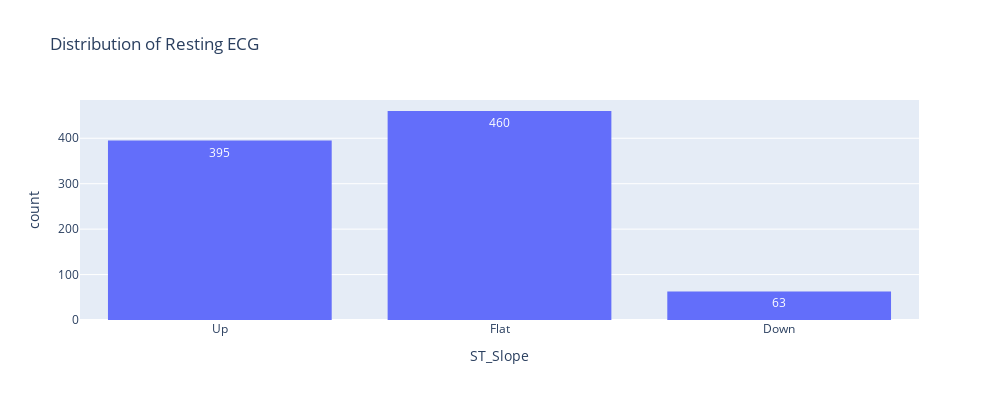

The notebook cell this image was saved under:
### Markdown cell above
Distribution of ST_Slope

### Code cell
fig=px.histogram(df,
                 x='ST_Slope',
                 hover_data = df.columns,
                 text_auto = True,
                 width = 999, height = 400,
                 title= 'Distribution of Resting ECG')
fig.show()

### Figure 1 — Plotly figure (JSON) as saved in the notebook; plotly's stock layout.template omitted (floating-point values rounded to 4 significant figures; data arrays with more than 128 entries replaced by an {"elided": "..."} marker saying what was removed)
{"data": [{"alignmentgroup": "True", "bingroup": "x", "hovertemplate": "ST_Slope=%{x}<br>count=%{y}<extra></extra>", "legendgroup": "", "marker": {"color": "#636efa", "pattern": {"shape": ""}}, "name": "", "offsetgroup": "", "orientation": "v", "showlegend": false, "texttemplate": "%{value}", "type": "histogram", "x": {"elided": "918 str values"}, "xaxis": "x", "yaxis": "y"}], "layout": {"barmode": "relative", "height": 400, "legend": {"tracegroupgap": 0}, "title": {"text": "Distribution of Resting ECG"}, "width": 999, "xaxis": {"anchor": "y", "domain": [0, 1], "title": {"text": "ST_Slope"}}, "yaxis": {"anchor": "x", "domain": [0, 1], "title": {"text": "count"}}}}
